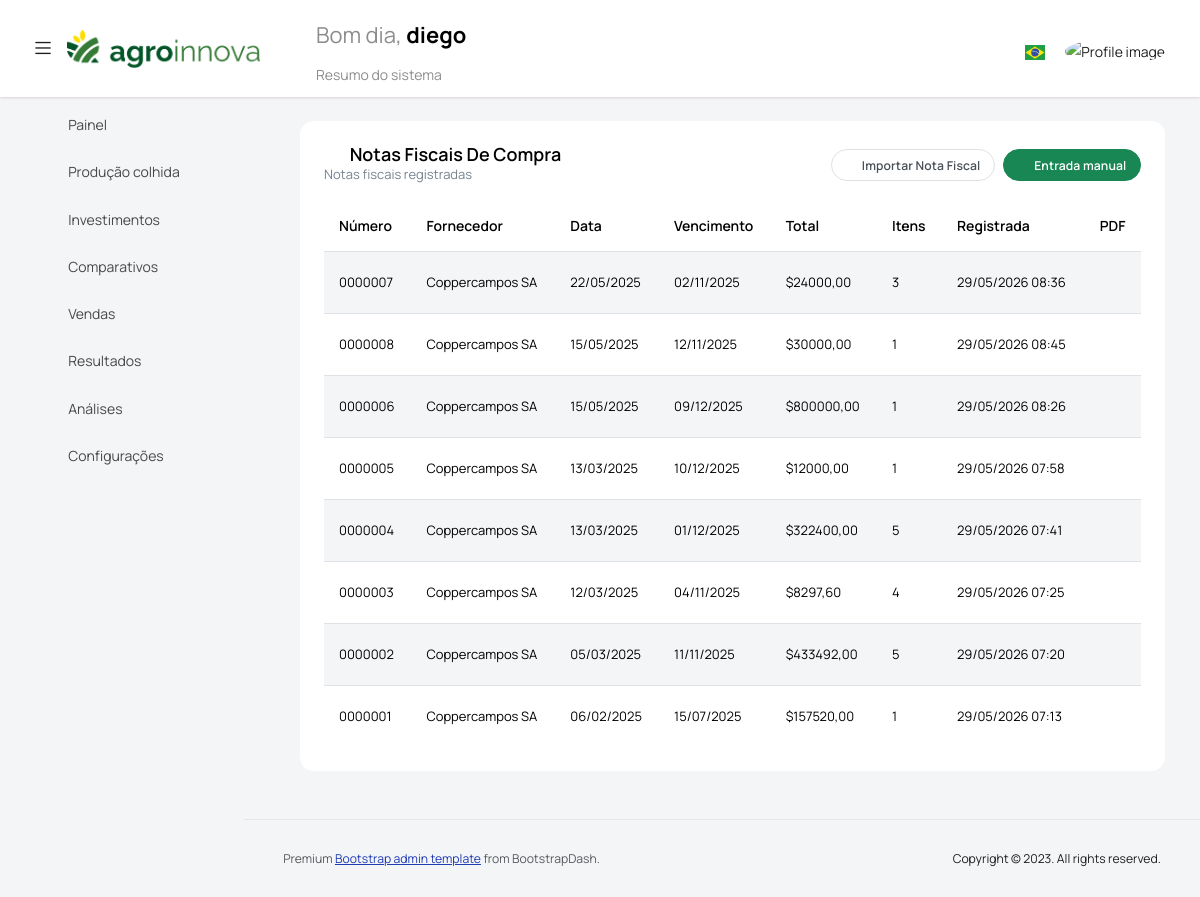
Screenshot of /facturas/ (signed in) with the database file from the repository.
### gestion_agro/models.py (models this page shows, shortened)
class FacturaCompra(models.Model):
    empresa = models.ForeignKey(Empresa, on_delete=models.CASCADE, verbose_name=_("Empresa"))
    proveedor = models.ForeignKey("Proveedor", on_delete=models.CASCADE, verbose_name=_("Proveedor"))
    numero = models.CharField(max_length=50, verbose_name=_("Número factura"))
    fecha = models.DateField(verbose_name=_("Fecha"))
    total = models.DecimalField(max_digits=14, decimal_places=2, verbose_name=_("Total"))
    fecha_vencimiento = models.DateField(null=True, blank=True, verbose_name=_("Fecha vencimiento"))
    archivo_pdf = models.FileField(upload_to="facturas_compra/", blank=True, null=True)
    creada = models.DateTimeField(auto_now_add=True)
    class Meta:
        verbose_name = _("Factura de compra")
        verbose_name_plural = _("Facturas de compra")
        unique_together = ("empresa", "proveedor", "numero")

class Proveedor(models.Model):
    empresa = models.ForeignKey(Empresa, on_delete=models.CASCADE, verbose_name=_("Empresa"))
    razon_social = models.CharField(max_length=255, verbose_name=_("Razón social"))
    identificador = models.CharField(max_length=30, blank=True, null=True, verbose_name=_("CUIT / CNPJ"))
    class Meta:
        verbose_name = _("Proveedor")
        verbose_name_plural = _("Proveedores")
        unique_together = ("empresa", "razon_social")

### gestion_agro/views.py (the view)
# urls.py: path('facturas/', vista_lista_facturas, name='vista_lista_facturas'),
@login_required
def vista_lista_facturas(request):
    empresa = request.user.profile.empresa
    facturas = FacturaCompra.objects.filter(
        empresa=empresa
    ).select_related("proveedor").order_by("-fecha", "-id")
    return render(request, "tem_facturas/vista_lista_facturas.html", {
        "facturas": facturas
    })

### templates/tem_facturas/vista_lista_facturas.html (shortened to what this page needs)
{% extends 'base.html' %}
{% load static %}
{% load i18n %}
{% block content %}
<div class="col-12 grid-margin">
  <div class="card">
    <div class="card-body">
      <div class="d-flex align-items-center justify-content-between mb-3">
          <div>
              <h4 class="card-title mb-0">
                  <i class="mdi mdi-file-document-outline icon-agro me-2"></i>
                  {% translate "Facturas de Compra" %}
              </h4>
              <p class="card-description mb-0">{% trans "Listado de facturas ingresadas" %}</p>
          </div>
          <div class="d-flex gap-2">
              <a href="{% url 'vista_cargar_factura' %}" class="btn btn-outline-secondary btn-sm">
                  <i class="mdi mdi-file-upload-outline me-1"></i>{% translate "Cargar PDF" %}
              </a>
              <a href="{% url 'vista_cargar_factura_manual' %}" class="btn btn-success btn-sm">
                  <i class="mdi mdi-keyboard me-1"></i>{% translate "Carga manual" %}
              </a>
          </div>
      </div>
      <div class="table-responsive">
        <table class="table table-striped">
          <thead>
            <tr>
              <th>{% trans "Número" %}</th>
              <th>{% trans "Proveedor" %}</th>
              <th>{% trans "Fecha" %}</th>
              <th>{% trans "Vencimiento" %}</th>
              <th>{% trans "Total" %}</th>
              <th>{% trans "Ítems" %}</th>
              <th>{% trans "Creada" %}</th>
              <th class="text-center">{% trans "PDF" %}</th>
            </tr>
          </thead>
          <tbody>
            {% for factura in facturas %}
            <tr>
              <td>{{ factura.numero }}</td>
              <td>{{ factura.proveedor.razon_social }}</td>
              <td>{{ factura.fecha|date:"d/m/Y" }}</td>
              <td>{% if factura.fecha_vencimiento %}{{ factura.fecha_vencimiento|date:"d/m/Y" }}{% else %}<span class="text-muted">—</span>{% endif %}</td>
              <td>${{ factura.total|floatformat:2 }}</td>
              <td>{{ factura.items.count }}</td>
              <td>{{ factura.creada|date:"d/m/Y H:i" }}</td>
              <td class="text-center">
                {% if factura.archivo_pdf %}
                <a href="{{ factura.archivo_pdf.url }}" target="_blank" title="Ver PDF">
                  <i class="mdi mdi-file-pdf-box" style="font-size: 1.5rem; color: #c0392b;"></i>
                </a>
                {% else %}
                <i class="mdi mdi-file-pdf-box" style="font-size: 1.5rem; opacity: 0.25;"></i>
                {% endif %}
              </td>
            </tr>
            {% empty %}
            <tr>
              <td colspan="8" class="text-center">
                {% trans "No hay facturas cargadas" %}
              </td>
            </tr>
            {% endfor %}
          </tbody>
        </table>
      </div>
    </div>
  </div>
</div>
{% endblock %}

### templates/base.html (shortened to what this page needs)
{% load static %}
{% load i18n %}
<!DOCTYPE html>
<html lang="en">
  <head>
    <link rel="stylesheet" href="{% static 'vendors/feather/feather.css' %}">
    <link rel="stylesheet" href="{% static 'vendors/mdi/css/materialdesignicons.min.css' %}">
    <link rel="stylesheet" href="{% static 'vendors/ti-icons/css/themify-icons.css' %}">
    <link rel="stylesheet" href="{% static 'vendors/font-awesome/css/font-awesome.min.css' %}">
    <link rel="stylesheet" href="{% static 'vendors/typicons/typicons.css' %}">
    <link rel="stylesheet" href="{% static 'vendors/simple-line-icons/css/simple-line-icons.css' %}">
    <link rel="stylesheet" href="{% static 'vendors/css/vendor.bundle.base.css' %}">
    <link rel="stylesheet" href="{% static 'vendors/bootstrap-datepicker/bootstrap-datepicker.min.css' %}">
    <link rel="stylesheet" href="{% static 'vendors/flag-icon-css/css/flag-icon.min.css' %}">
    {% block plugin_css %}
    <link rel="stylesheet" href="{% static 'vendors/datatables.net-bs4/dataTables.bootstrap4.css' %}">
    <link rel="stylesheet" type="text/css" href="{% static 'js/select.dataTables.min.css' %}">
    {% endblock %}
    <link rel="stylesheet" href="{% static 'css/style.css' %}">
</head>
  <body class="with-welcome-text">
    <div class="container-scroller">
      <nav class="navbar default-layout col-lg-12 col-12 p-0 fixed-top d-flex align-items-center flex-row bg-white">
        <div class="text-center navbar-brand-wrapper d-flex align-items-center justify-content-start">
          <div class="me-3">
            <button class="navbar-toggler navbar-toggler align-self-center" type="button" data-bs-toggle="minimize">
              <span class="icon-menu"></span>
            </button>
          </div>
          <div>
            <a class="navbar-brand brand-logo" href="{% url 'index' %}">
              <img src="{% static 'images/agroinnova.png' %}" alt="logo" />
            </a>
          </div>
        </div>
        <div class="navbar-menu-wrapper d-flex align-items-center justify-content-between w-75">
          <ul class="navbar-nav">
            <li class="nav-item fw-semibold d-none d-lg-block ms-0">
              <h1 class="welcome-text">
                {% translate "Buen día," %}
                <span class="text-black fw-bold">{{ request.user.username }}</span>
              </h1>
              <h3 class="welcome-sub-text">{% translate "Resumen del sistema" %}</h3>
            </li>
          </ul>
          <ul class="navbar-nav ms-auto">
            <li class="nav-item dropdown">
              <a class="nav-link count-indicator" href="#" id="languageDropdown" data-bs-toggle="dropdown" aria-expanded="false">
                {% get_current_language as LANGUAGE_CODE %}
                {% if LANGUAGE_CODE == "es" %}
                  <img src="{% static 'vendors/flags/ar.svg' %}" style="width:20px;height:auto;">
                {% elif LANGUAGE_CODE == "pt" %}
                  <img src="{% static 'vendors/flags/br.svg' %}" style="width:20px;height:auto;">
                {% endif %}
              </a>
                {% get_available_languages as LANGUAGES %}
                {% get_language_info_list for LANGUAGES as languages %}
            </li>
            <li class="nav-item dropdown d-none d-lg-block user-dropdown">
              <a class="nav-link" id="UserDropdown" href="#" data-bs-toggle="dropdown" aria-expanded="false">
                <img class="img-xs rounded-circle" src="{% static 'images/faces/face8.jpg' %}" alt="Profile image">
              </a>
            </li>
          </ul>
        </div>
      </nav>
      <div class="container-fluid page-body-wrapper">
        {% block sidebar %}<nav class="sidebar sidebar-offcanvas" id="sidebar">{% endblock %}
          <ul class="nav">
            <li class="nav-item">
              <a class="nav-link" href="{% url 'index' %}">
                <i class="mdi mdi-grid-large menu-icon"></i>
                <span class="menu-title">{% translate "Dashboard" %}</span>
              </a>
            </li>
            <li class="nav-item">
              <a class="nav-link" data-bs-toggle="collapse" href="#produccion" aria-expanded="false" aria-controls="produccion">
                <i class="menu-icon mdi mdi-sprout"></i>
                <span class="menu-title">{% translate "Producción" %}</span>
                <i class="menu-arrow"></i>
              </a>
            </li>
            <li class="nav-item">
              <a class="nav-link" data-bs-toggle="collapse" href="#inventario" aria-expanded="false" aria-controls="inventario">
                <i class="menu-icon mdi mdi-warehouse"></i>
                <span class="menu-title">{% translate "Inventario" %}</span>
                <i class="menu-arrow"></i>
              </a>
            </li>
            <li class="nav-item">
              <a class="nav-link" data-bs-toggle="collapse" href="#compras" aria-expanded="false" aria-controls="compras">
                <i class="menu-icon mdi mdi-package-variant-closed"></i>
                <span class="menu-title">{% translate "Compras" %}</span>
                <i class="menu-arrow"></i>
              </a>
            </li>
            <li class="nav-item">
              <a class="nav-link" data-bs-toggle="collapse" href="#ventas" aria-expanded="false" aria-controls="ventas">
                <i class="menu-icon mdi mdi-cart-outline"></i>
                <span class="menu-title">{% translate "Ventas" %}</span>
                <i class="menu-arrow"></i>
              </a>
            </li>
            <li class="nav-item">
              <a class="nav-link" data-bs-toggle="collapse" href="#resultados" aria-expanded="false" aria-controls="resultados">
                <i class="menu-icon mdi mdi-chart-line"></i>
                <span class="menu-title">{% translate "Resultados" %}</span>
                <i class="menu-arrow"></i>
              </a>
            </li>
            <li class="nav-item">
              <a class="nav-link" data-bs-toggle="collapse" href="#analisis" aria-expanded="false" aria-controls="analisis">
                <i class="menu-icon mdi mdi-map"></i>
                <span class="menu-title">{% translate "Análisis" %}</span>
                <i class="menu-arrow"></i>
              </a>
            </li>
            <li class="nav-item">
              <a class="nav-link" data-bs-toggle="collapse" href="#configuracion" aria-expanded="false" aria-controls="configuracion">
                <i class="menu-icon mdi mdi-cog"></i>
                <span class="menu-title">{% translate "Configuración" %}</span>
                <i class="menu-arrow"></i>
              </a>
            </li>
          </ul>
        </nav>{% block sidebar_end %}{% endblock %}
        <div class="main-panel">
          <div class="content-wrapper">
            {% block content %}
            {% endblock %}
          </div>
          <footer class="footer">
            <div class="d-sm-flex justify-content-center justify-content-sm-between">
              <span class="text-muted text-center text-sm-left d-block d-sm-inline-block">
                Premium <a href="https://www.bootstrapdash.com/" target="_blank">Bootstrap admin template</a> from BootstrapDash.
              </span>
              <span class="float-none float-sm-end d-block mt-1 mt-sm-0 text-center">
                Copyright © 2023. All rights reserved.
              </span>
            </div>
          </footer>
        </div>
      </div>
    </div>
  </body>
</html>

### templates/base.html (style rules this page uses)
.btn { border-radius: 2rem !important; font-weight: 600 !important; font-size: .82rem !important; padding: .55rem 1.1rem !important; letter-spacing: .01em; transition: all .15s ease !important; }
.btn-sm { font-size: .76rem !important; padding: .42rem .85rem !important; }
.btn-success { background: #198754 !important; border-color: #198754 !important; color: #fff !important; }
.btn-outline-secondary { background: #fff !important; border-color: #dee2e6 !important; color: #495057 !important; }
.navbar.default-layout { display: flex; align-items: center; }
.navbar.default-layout .navbar-menu-wrapper { display: flex !important; align-items: center !important; flex: 1 1 auto !important; }
.navbar.default-layout .navbar-menu-wrapper .navbar-nav:first-child { display: flex; align-items: center; margin: 0; }
@media (min-width: 992px) { .sidebar.sidebar-offcanvas { position: fixed; top: 100px; left: 0; width: 244px; height: calc(100vh - 70px); overflow-y: auto; z-index: 1020; } }
@media (min-width: 992px) { .main-panel { margin-left: 244px; width: calc(100% - 244px); } }
@media (min-width: 992px) { .page-body-wrapper { position: relative; } }

### rows the page displays
FacturaCompra: numero "0000007", proveedor.razon_social "Coppercampos SA", fecha "22/05/2025", fecha_vencimiento "02/11/2025", total "24000,00", items.count "3", creada "29/05/2026 08:36"
FacturaCompra: numero "0000008", proveedor.razon_social "Coppercampos SA", fecha "15/05/2025", fecha_vencimiento "12/11/2025", total "30000,00", items.count "1", creada "29/05/2026 08:45"
FacturaCompra: numero "0000006", proveedor.razon_social "Coppercampos SA", fecha "15/05/2025", fecha_vencimiento "09/12/2025", total "800000,00", items.count "1", creada "29/05/2026 08:26"
FacturaCompra: numero "0000005", proveedor.razon_social "Coppercampos SA", fecha "13/03/2025", fecha_vencimiento "10/12/2025", total "12000,00", items.count "1", creada "29/05/2026 07:58"
FacturaCompra: numero "0000004", proveedor.razon_social "Coppercampos SA", fecha "13/03/2025", fecha_vencimiento "01/12/2025", total "322400,00", items.count "5", creada "29/05/2026 07:41"
FacturaCompra: numero "0000003", proveedor.razon_social "Coppercampos SA", fecha "12/03/2025", fecha_vencimiento "04/11/2025", total "8297,60", items.count "4", creada "29/05/2026 07:25"
FacturaCompra: numero "0000002", proveedor.razon_social "Coppercampos SA", fecha "05/03/2025", fecha_vencimiento "11/11/2025", total "433492,00", items.count "5", creada "29/05/2026 07:20"
FacturaCompra: numero "0000001", proveedor.razon_social "Coppercampos SA", fecha "06/02/2025", fecha_vencimiento "15/07/2025", total "157520,00", items.count "1", creada "29/05/2026 07:13"

### other values shown
{{ request.user.username }} "diego"
